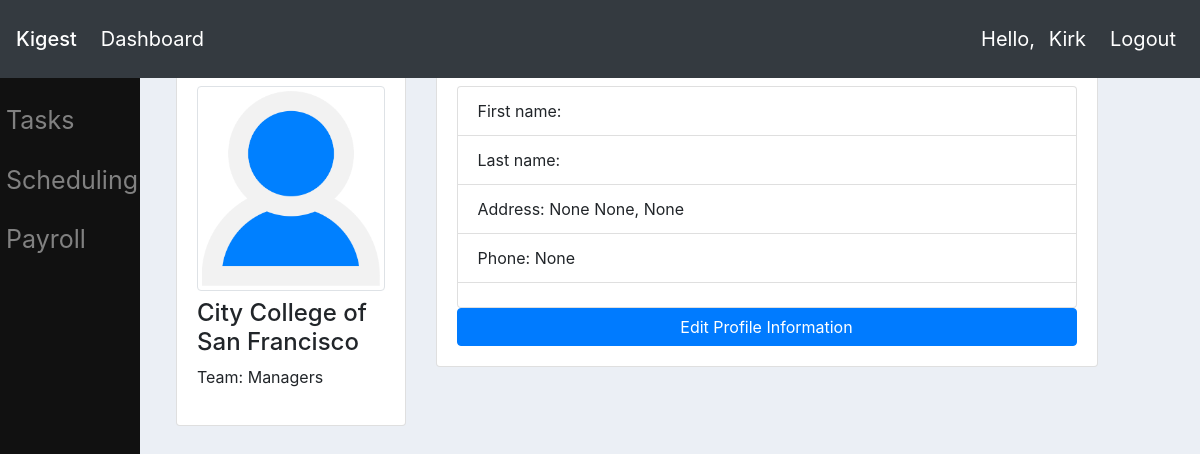
Before: /profile/kirk/ (signed in) with the older database file.
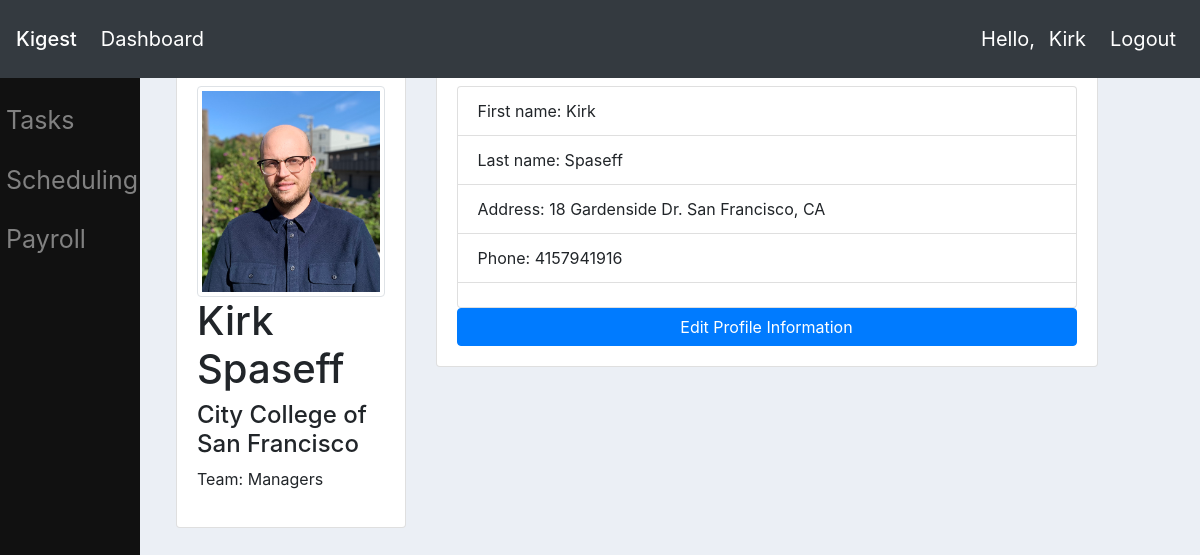
After: the same page with the newer database file.
### userprofile/models.py (models this page shows, shortened)
class Employee(models.Model):
    user = models.OneToOneField(User, on_delete=models.CASCADE)
    first_name = models.CharField(max_length=15, default='')
    last_name = models.CharField(max_length=20, default='')
    date_of_birth = models.DateField(null=True, blank=True)
    is_active = models.BooleanField(default=False)
    profile_picture = models.ImageField(default="default.png")
    street = models.CharField(max_length=200, null=True, blank=True, verbose_name='Street Address')
    city = models.CharField(max_length=75, null=True, blank=True, verbose_name='City')
    state = models.CharField(max_length=2, null=True, blank=True, verbose_name='State')
    phone = models.CharField(max_length=20, null=True, blank=True, verbose_name='Telephone Number')
    postal_code = models.CharField(max_length=5, null=True, blank=True, verbose_name='Postal Code')

### userprofile/views.py (the view, shortened to what this page needs)
# urls.py: path('<str:username>/', views.user_profile, name='profile'),
@login_required(login_url='/profile/login/')
def user_profile(request, username):
    employee = Employee.objects.get(user=request.user)
    form = EmployeeProfileForm(instance=employee)
    group = Group.objects.get(user=request.user)
    context = {'form': form,
    'error': '',
    'name': employee.first_name + " " + employee.last_name,
    'employee': employee,
    'group': group}
    if request.method=='GET':
        return render(request, 'userprofile/profile.html', context)

### userprofile/templates/userprofile/profile.html (shortened to what this page needs)
{% extends "website/main.html" %}
{% block content %}
<div class="row px-3 ">
	<div class="col-md-3">
		<div class="card card-body">
              <img src="{{ employee.profile_picture.url }}" alt="Profile Picture" class="img-thumbnail">
                <h1>{{name|capfirst}}</h1>
                <h4>City College of San Francisco</h4>
                <p class="title fst-italic">Team: {{group|capfirst}}</hp>
        </div>
    </div>
<div class="col-md-8">
	<div class="card card-body">
        <ul class="list-group">
            <li class="list-group-item">First name: {{employee.first_name }}</li>
            <li class="list-group-item">Last name: {{employee.last_name}}</li>
            <li class="list-group-item">Address: {{employee.street}} {{employee.city}}, {{employee.state}}</li>
            <li class="list-group-item">Phone: {{employee.phone}}</li>
            <li class="list-group-item"></li>
        </ul>
        <a class="btn btn-primary" href="{% url 'profile:editprofile' request.user.username %}" name="Edit Profile Information">Edit Profile Information</a>
    </div>
</div>
</div>
{% endblock %}

### website/templates/website/main.html (shortened to what this page needs)
<!DOCTYPE html>
{% load static %}
<html>
<head>
    <link rel="stylesheet" href="{% static 'css/bootstrap.css' %}">
</head>
<body>
    {% if user.is_authenticated %}
    {%  include 'website/sidebar.html' %}
    {% endif %}
    {%  include 'website/navbar.html' %}
    {% block content %}
    {% endblock %}
</body>
</html>

### website/templates/website/sidebar.html (shortened to what this page needs)
<div class="sidenav">
        <a href="{% url 'tasks:tasks' %}">Tasks</a>
        <a href="{% url 'schedule:schedule' %}">Scheduling</a>
        <a href="{% url 'payroll:payroll' %}">Payroll</a>
</div>

### website/templates/website/navbar.html (shortened to what this page needs)
<nav class="navbar fixed-top navbar-expand-lg navbar-dark bg-dark">
  <a class="navbar-brand mb-0 h1" href="{% url 'homepage' %}">Kigest</a>
  <div class="collapse navbar-collapse" id="navbarNav">
    <ul class="navbar-nav">
      <li class="nav-item active">
        <a class="nav-link" href="{% url 'homepage' %}">Dashboard</a>
        </li>
    </ul>
  </div>
    {% if user.is_authenticated %}<span class="navbar-text px-2 text-white"> Hello, <a class="navbar-text px-2 text-white" href="{% url 'profile:profile' request.user.username %}">{{request.user|capfirst}}</a></span>
    <span><a class="navbar-text px-2 text-white" href="{% url 'profile:logout' %}">Logout</a></span>{% endif %}
</nav>

### website/templates/website/main.html (style rules this page uses)
body { padding-top: 65px; padding-left: 160px; background-color: #ebeff5; }

### website/templates/website/sidebar.html (style rules this page uses)
.sidenav { height:100%; width:140px; position:fixed; z-index:1; top:56px; left:0; background-color:#111; padding-top:40px; }
.sidenav a { padding:6px 8px 16px 6px; text-decoration: none; font-size: 25px; color: #818181; display: block; }

### website/templates/website/navbar.html (style rules this page uses)
a.navbar-brand { font-size: 20px; }
ul.navbar-nav { font-size: 20px; }
span { font-size: 20px; }

Changed rows visible on the page:
changed Employee: profile_picture: picture added in place of a placeholder; first_name (not shown) → "Kirk"; last_name (not shown) → "Spaseff"; street "None" → "18 Gardenside Dr."; city "None" → "San Francisco"; state "None" → "CA"; phone "None" → "4157941916"
Other visible differences:
{{ name|capfirst }}: (not shown) → "Kirk Spaseff"
